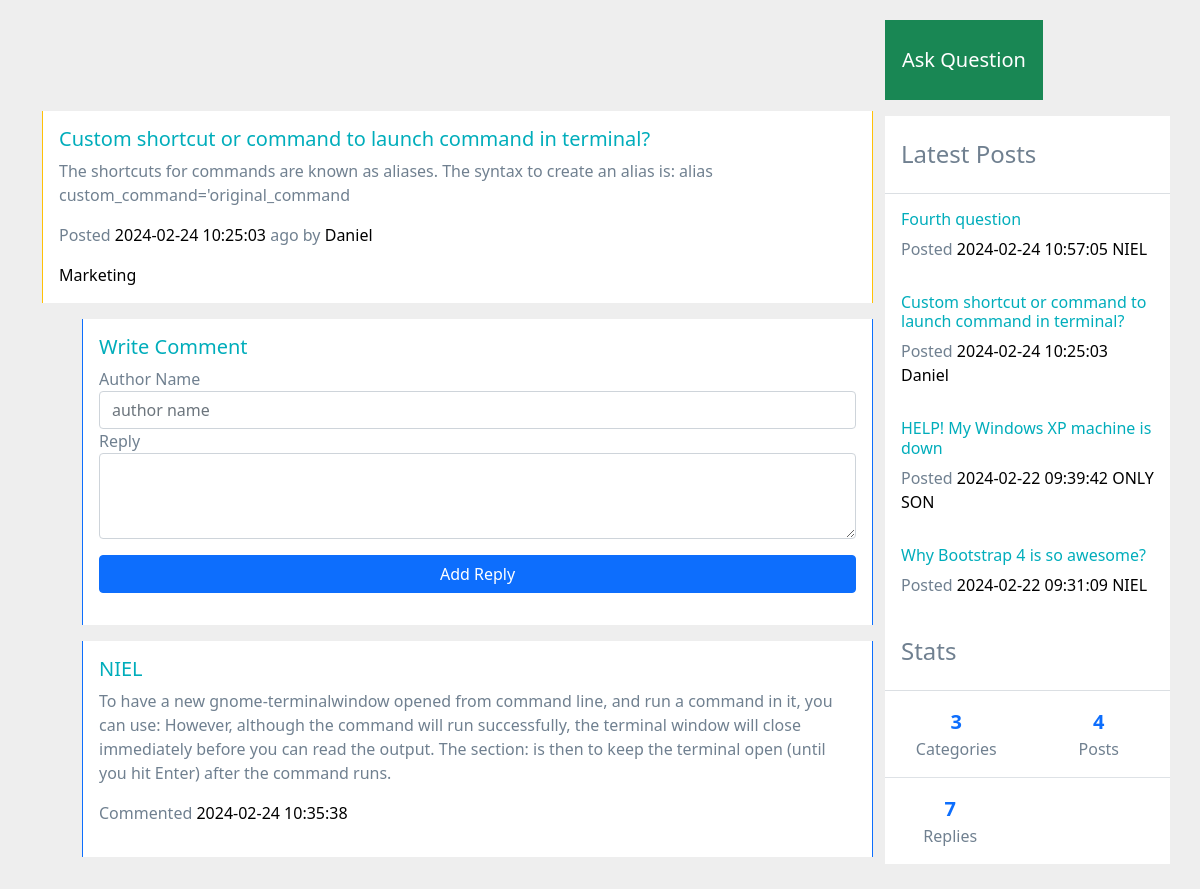
Screenshot of /single.php?id=3 with the database file from the repository.
### tables this page shows
CREATE TABLE `posts` (
  `id` int(9) NOT NULL,
  `title` varchar(200) NOT NULL,
  `body` text NOT NULL,
  `author` varchar(200) NOT NULL,
  `category` varchar(200) NOT NULL,
  `created_at` timestamp NOT NULL DEFAULT current_timestamp()
);

CREATE TABLE `replies` (
  `id` int(3) NOT NULL,
  `author_name` varchar(200) NOT NULL,
  `reply` text NOT NULL,
  `post_id` int(4) NOT NULL,
  `created_at` timestamp NOT NULL DEFAULT current_timestamp()
);

### single.php (the view, shortened to what this page needs)
<?php include "includes/header.php"; ?>
<?php include "config/config.php"; ?>
<?php
if (isset($_GET['id'])) {
  $select = $conn->query("SELECT * FROM posts WHERE id = $_GET[id]");
  $select->execute();
  $post = $select->fetch(PDO::FETCH_OBJ);
  $selectReplies = $conn->query("SELECT * FROM replies WHERE post_id = $_GET[id]");
  $selectReplies->execute();
  $allReplies = $selectReplies->fetchAll(PDO::FETCH_OBJ);
}
?>
<div class="container">
  <div class="row">
    <div style="margin-top: 43px;" class="col-lg-9 mb-3">
      <div
        class="mt-5 card row-hover pos-relative py-3 px-3 mb-3 border-warning border-top-0 border-right-0 border-bottom-0 rounded-0">
        <div class="row align-items-center">
          <div class="col-md-12 mb-3 mb-sm-0">
            <h5>
              <a href="#" class="text-primary"><?= $post->title;?></a>
            </h5>
            <p>
            <?= $post->body;?>
            </p>
            <p class="text-sm"><span class="op-6">Posted</span> <a class="text-black" href="#"><?= $post->created_at;?></a> <span
                class="op-6">ago by</span> <a class="text-black" href="#"><?= $post->author;?></a></p>
            <div class="text-sm op-5"> <a class="text-black mr-2" href="#"><?= $post->category;?></a></div>
          </div>
        </div>
      </div>
      <div style="margin-left: 40px;"
        class="card row-hover pos-relative py-3 px-3 mb-3 border-primary border-top-0 border-right-0 border-bottom-0 rounded-0">
        <div class="row align-items-center">
          <div class="col-md-12 mb-3 mb-sm-0">
            <h5>
              <a href="#" class="text-primary">Write Comment</a>
            </h5>
            <form method="post" action="single.php?id=<?= $post->id;?>">
              <div class="form-group">
                <label for="exampleFormControlInput1">Author Name</label>
                <input type="text" name="author_name" class="form-control" id="exampleFormControlInput1"
                  placeholder="author name">
              </div>
              <div class="form-group">
                <label for="exampleFormControlTextarea1">Reply</label>
                <textarea class="form-control" name="reply" id="exampleFormControlTextarea1" rows="3"></textarea>
              </div>
              <button type="submit" name="submit" class=" mt-3 btn btn-primary w-100">Add Reply</button>
            </form>
          </div>
        </div>
      </div>
      <?php foreach($allReplies as $reply) : ?>
      <div style="margin-left: 40px;"
        class="card row-hover pos-relative py-3 px-3 mb-3 border-primary border-top-0 border-right-0 border-bottom-0 rounded-0">
        <div class="row align-items-center">
          <div class="col-md-12 mb-3 mb-sm-0">
            <h5>
              <a href="#" class="text-primary"><?= $reply->author_name;?></a>
            </h5>
            <p>
            <?= $reply->reply;?>
            </p>
            <p class="text-sm"><span class="op-6">Commented</span> <a class="text-black" href="#"><?= $reply->created_at;?></a></p>
          </div>
        </div>
      </div>
      <?php endforeach;?>
    </div>
    <?php include "includes/sidebar.php"; ?>

### includes/sidebar.php (shortened to what this page needs)
<?php
$select = $conn->query("SELECT * FROM posts ORDER BY created_at DESC LIMIT 0, 4");
$allPost = $select->fetchAll(PDO::FETCH_OBJ);
$selectCategory = $conn->query("SELECT count(*) AS category FROM categories");
$allCategories = $selectCategory->fetch(PDO::FETCH_OBJ);
$selectReply = $conn->query("SELECT count(*) AS reply FROM replies");
$allReplies = $selectReply->fetch(PDO::FETCH_OBJ);
?>
<div class="col-lg-3 mb-4 mb-lg-0 px-lg-0 mt-lg-0">
  <div
    data-settings="{&quot;parent&quot;:&quot;#content&quot;,&quot;mind&quot;:&quot;#header&quot;,&quot;top&quot;:10,&quot;breakpoint&quot;:992}"
    data-toggle="sticky" class="sticky" style="top: 85px;">
    <div class="sticky-inner">
      <a class="btn btn-lg btn-block btn-success rounded-0 py-4 mb-3 bg-op-6 roboto-bold"
        href="<?= APPURL ?>create-post.php">Ask Question</a>
      <div class="bg-white mb-3">
        <h4 class="px-3 py-4 op-5 m-0">
          Latest Posts
        </h4>
        <hr class="m-0">
        <?php foreach ($allPost as $post): ?>
          <div class="pos-relative px-3 py-3">
            <h6 class="text-primary text-sm">
              <a href="single.php?id=<?= $post->id; ?>" class="text-primary">
                <?= $post->title; ?>
              </a>
            </h6>
            <p class="mb-0 text-sm"><span class="op-6">Posted</span> <a class="text-black" href="#">
                <?= $post->created_at; ?>
              </a> <span class="op-6"></span> <a class="text-black" href="#">
                <?= $post->author; ?>
              </a></p>
          </div>
        <?php endforeach; ?>
        <div class="bg-white text-sm">
          <h4 class="px-3 py-4 op-5 m-0 roboto-bold">
            Stats
          </h4>
          <hr class="my-0">
          <div class="row text-center d-flex flex-row op-7 mx-0">
            <div class="col-sm-6 flex-ew text-center py-3 border-bottom border-right"> <a
                class="d-block lead font-weight-bold" href="#"><?= $allCategories->category;?></a> Categories </div>
            <div class="col-sm-6 col flex-ew text-center py-3 border-bottom mx-0"> <a
                class="d-block lead font-weight-bold" href="#"><?= count($allPost);?></a> Posts </div>
          </div>
          <div class="row d-flex flex-row op-7">
            <div class="col-sm-6 flex-ew text-center py-3 border-right mx-0"> <a class="d-block lead font-weight-bold"
                href="#"><?= $allReplies->reply;?></a> Replies </div>
        </div>
      </div>
    </div>
  </div>
</div>
</div>
</body>
</html>

### style.css (style rules this page uses)
body { margin-top:20px; background:#eee; color: #708090; }
a { text-decoration:none; }
.text-primary, a.text-primary:focus, a.text-primary:hover { color: #00ADBB!important; }
.text-black, .text-hover-black:hover { color: #000 !important; }
.font-weight-bold { font-weight: 700 !important; }

### rows the page displays
posts: title "Custom shortcut or command to launch command in terminal?", body "The shortcuts for commands are known as aliases. The syntax to create an alias is: alias custom_command='original_command", created_at "2024-02-24 10:25:03", author "Daniel", category "Marketing"
replies: author_name "NIEL", reply "To have a new gnome-terminalwindow opened from command line, and run a command in it, you can use: However, although the command will run successfully, the terminal window will close immediately before you can read the output. The section: is then to keep the terminal open (until you hit Enter) after the command runs.", created_at "2024-02-24 10:35:38"
posts: title "Fourth question", created_at "2024-02-24 10:57:05", author "NIEL"
posts: title "HELP! My Windows XP machine is down", created_at "2024-02-22 09:39:42", author "ONLY SON"
posts: title "Why Bootstrap 4 is so awesome?", created_at "2024-02-22 09:31:09", author "NIEL"

### other values shown
$allCategories->category "3"
count($allPost) "4"
$allReplies->reply "7"
